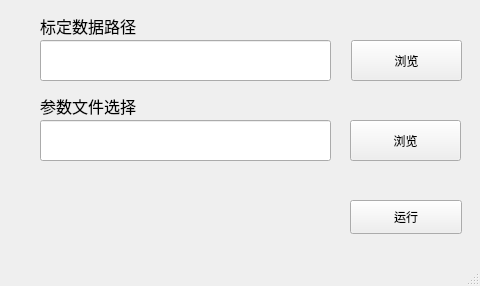
<?xml version="1.0" encoding="UTF-8"?>
<ui version="4.0">
 <class>MainWindow</class>
 <widget class="QMainWindow" name="MainWindow">
  <property name="geometry">
   <rect>
    <x>0</x>
    <y>0</y>
    <width>480</width>
    <height>286</height>
   </rect>
  </property>
  <property name="windowTitle">
   <string>MainWindow</string>
  </property>
  <widget class="QWidget" name="centralwidget">
   <widget class="QLineEdit" name="lineEdit">
    <property name="geometry">
     <rect>
      <x>40</x>
      <y>40</y>
      <width>291</width>
      <height>41</height>
     </rect>
    </property>
   </widget>
   <widget class="QPushButton" name="pushButton">
    <property name="geometry">
     <rect>
      <x>351</x>
      <y>40</y>
      <width>111</width>
      <height>41</height>
     </rect>
    </property>
    <property name="text">
     <string>浏览</string>
    </property>
   </widget>
   <widget class="QLabel" name="label">
    <property name="geometry">
     <rect>
      <x>40</x>
      <y>0</y>
      <width>221</width>
      <height>51</height>
     </rect>
    </property>
    <property name="font">
     <font>
      <family>Agency FB</family>
      <pointsize>12</pointsize>
     </font>
    </property>
    <property name="text">
     <string>标定数据路径</string>
    </property>
   </widget>
   <widget class="QPushButton" name="pushButton_2">
    <property name="geometry">
     <rect>
      <x>350</x>
      <y>200</y>
      <width>112</width>
      <height>34</height>
     </rect>
    </property>
    <property name="text">
     <string>运行</string>
    </property>
   </widget>
   <widget class="QLabel" name="label_2">
    <property name="geometry">
     <rect>
      <x>40</x>
      <y>80</y>
      <width>161</width>
      <height>51</height>
     </rect>
    </property>
    <property name="font">
     <font>
      <family>Agency FB</family>
      <pointsize>12</pointsize>
     </font>
    </property>
    <property name="text">
     <string>参数文件选择</string>
    </property>
   </widget>
   <widget class="QPushButton" name="pushButton_3">
    <property name="geometry">
     <rect>
      <x>350</x>
      <y>120</y>
      <width>111</width>
      <height>41</height>
     </rect>
    </property>
    <property name="text">
     <string>浏览</string>
    </property>
   </widget>
   <widget class="QLineEdit" name="lineEdit_2">
    <property name="geometry">
     <rect>
      <x>40</x>
      <y>120</y>
      <width>291</width>
      <height>41</height>
     </rect>
    </property>
   </widget>
  </widget>
  <widget class="QStatusBar" name="statusbar"/>
  <action name="actionhehe">
   <property name="text">
    <string>hehe </string>
   </property>
  </action>
 </widget>
 <resources/>
 <connections/>
</ui>
